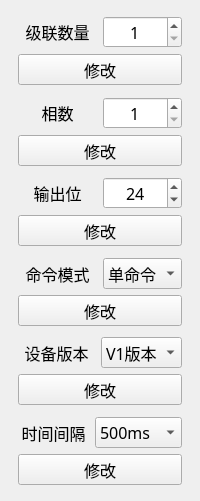
<?xml version="1.0" encoding="UTF-8"?>
<ui version="4.0">
 <class>SettingToolWid</class>
 <widget class="QWidget" name="SettingToolWid">
  <property name="geometry">
   <rect>
    <x>0</x>
    <y>0</y>
    <width>200</width>
    <height>501</height>
   </rect>
  </property>
  <property name="minimumSize">
   <size>
    <width>0</width>
    <height>31</height>
   </size>
  </property>
  <property name="maximumSize">
   <size>
    <width>200</width>
    <height>501</height>
   </size>
  </property>
  <property name="font">
   <font>
    <family>微软雅黑</family>
    <pointsize>12</pointsize>
   </font>
  </property>
  <property name="windowTitle">
   <string>Form</string>
  </property>
  <layout class="QVBoxLayout" name="verticalLayout">
   <property name="leftMargin">
    <number>18</number>
   </property>
   <property name="rightMargin">
    <number>18</number>
   </property>
   <item>
    <spacer name="verticalSpacer">
     <property name="orientation">
      <enum>Qt::Vertical</enum>
     </property>
     <property name="sizeHint" stdset="0">
      <size>
       <width>20</width>
       <height>40</height>
      </size>
     </property>
    </spacer>
   </item>
   <item>
    <layout class="QHBoxLayout" name="horizontalLayout">
     <item>
      <widget class="QLabel" name="label">
       <property name="text">
        <string>级联数量</string>
       </property>
       <property name="alignment">
        <set>Qt::AlignCenter</set>
       </property>
      </widget>
     </item>
     <item>
      <widget class="QSpinBox" name="spinBox">
       <property name="alignment">
        <set>Qt::AlignCenter</set>
       </property>
       <property name="minimum">
        <number>1</number>
       </property>
       <property name="maximum">
        <number>33</number>
       </property>
      </widget>
     </item>
    </layout>
   </item>
   <item>
    <widget class="QPushButton" name="devNumBtn">
     <property name="minimumSize">
      <size>
       <width>0</width>
       <height>31</height>
      </size>
     </property>
     <property name="text">
      <string>修改</string>
     </property>
    </widget>
   </item>
   <item>
    <spacer name="verticalSpacer_2">
     <property name="orientation">
      <enum>Qt::Vertical</enum>
     </property>
     <property name="sizeHint" stdset="0">
      <size>
       <width>20</width>
       <height>40</height>
      </size>
     </property>
    </spacer>
   </item>
   <item>
    <layout class="QHBoxLayout" name="horizontalLayout_2">
     <item>
      <widget class="QLabel" name="label_3">
       <property name="text">
        <string>相数</string>
       </property>
       <property name="alignment">
        <set>Qt::AlignCenter</set>
       </property>
      </widget>
     </item>
     <item>
      <widget class="QSpinBox" name="lineSpinBox">
       <property name="alignment">
        <set>Qt::AlignCenter</set>
       </property>
       <property name="minimum">
        <number>1</number>
       </property>
       <property name="maximum">
        <number>3</number>
       </property>
      </widget>
     </item>
    </layout>
   </item>
   <item>
    <widget class="QPushButton" name="lineBtn">
     <property name="minimumSize">
      <size>
       <width>0</width>
       <height>31</height>
      </size>
     </property>
     <property name="text">
      <string>修改</string>
     </property>
    </widget>
   </item>
   <item>
    <spacer name="verticalSpacer_3">
     <property name="orientation">
      <enum>Qt::Vertical</enum>
     </property>
     <property name="sizeHint" stdset="0">
      <size>
       <width>20</width>
       <height>40</height>
      </size>
     </property>
    </spacer>
   </item>
   <item>
    <layout class="QHBoxLayout" name="horizontalLayout_3">
     <item>
      <widget class="QLabel" name="label_2">
       <property name="text">
        <string>输出位</string>
       </property>
       <property name="alignment">
        <set>Qt::AlignCenter</set>
       </property>
      </widget>
     </item>
     <item>
      <widget class="QSpinBox" name="outputSpinBox">
       <property name="alignment">
        <set>Qt::AlignCenter</set>
       </property>
       <property name="minimum">
        <number>1</number>
       </property>
       <property name="maximum">
        <number>33</number>
       </property>
       <property name="value">
        <number>24</number>
       </property>
      </widget>
     </item>
    </layout>
   </item>
   <item>
    <widget class="QPushButton" name="outputNumBtn">
     <property name="minimumSize">
      <size>
       <width>0</width>
       <height>31</height>
      </size>
     </property>
     <property name="text">
      <string>修改</string>
     </property>
    </widget>
   </item>
   <item>
    <spacer name="verticalSpacer_4">
     <property name="orientation">
      <enum>Qt::Vertical</enum>
     </property>
     <property name="sizeHint" stdset="0">
      <size>
       <width>20</width>
       <height>40</height>
      </size>
     </property>
    </spacer>
   </item>
   <item>
    <layout class="QHBoxLayout" name="horizontalLayout_4">
     <item>
      <widget class="QLabel" name="label_5">
       <property name="text">
        <string>命令模式</string>
       </property>
       <property name="alignment">
        <set>Qt::AlignCenter</set>
       </property>
      </widget>
     </item>
     <item>
      <widget class="QComboBox" name="cmdBox">
       <item>
        <property name="text">
         <string>单命令</string>
        </property>
       </item>
       <item>
        <property name="text">
         <string>双命令</string>
        </property>
       </item>
      </widget>
     </item>
    </layout>
   </item>
   <item>
    <widget class="QPushButton" name="cmdBtn">
     <property name="minimumSize">
      <size>
       <width>0</width>
       <height>31</height>
      </size>
     </property>
     <property name="text">
      <string>修改</string>
     </property>
    </widget>
   </item>
   <item>
    <spacer name="verticalSpacer_5">
     <property name="orientation">
      <enum>Qt::Vertical</enum>
     </property>
     <property name="sizeHint" stdset="0">
      <size>
       <width>20</width>
       <height>40</height>
      </size>
     </property>
    </spacer>
   </item>
   <item>
    <layout class="QHBoxLayout" name="horizontalLayout_5">
     <item>
      <widget class="QLabel" name="vLabel">
       <property name="text">
        <string>设备版本</string>
       </property>
       <property name="alignment">
        <set>Qt::AlignCenter</set>
       </property>
      </widget>
     </item>
     <item>
      <widget class="QComboBox" name="vBox">
       <item>
        <property name="text">
         <string>V1版本</string>
        </property>
       </item>
       <item>
        <property name="text">
         <string>V3版本</string>
        </property>
       </item>
      </widget>
     </item>
    </layout>
   </item>
   <item>
    <widget class="QPushButton" name="vBtn">
     <property name="minimumSize">
      <size>
       <width>0</width>
       <height>31</height>
      </size>
     </property>
     <property name="text">
      <string>修改</string>
     </property>
    </widget>
   </item>
   <item>
    <spacer name="verticalSpacer_6">
     <property name="orientation">
      <enum>Qt::Vertical</enum>
     </property>
     <property name="sizeHint" stdset="0">
      <size>
       <width>20</width>
       <height>40</height>
      </size>
     </property>
    </spacer>
   </item>
   <item>
    <layout class="QHBoxLayout" name="horizontalLayout_6">
     <item>
      <widget class="QLabel" name="label_6">
       <property name="text">
        <string>时间间隔</string>
       </property>
       <property name="alignment">
        <set>Qt::AlignCenter</set>
       </property>
      </widget>
     </item>
     <item>
      <widget class="QComboBox" name="timeBox">
       <item>
        <property name="text">
         <string>500ms</string>
        </property>
       </item>
       <item>
        <property name="text">
         <string>1000ms</string>
        </property>
       </item>
       <item>
        <property name="text">
         <string>1500ms</string>
        </property>
       </item>
      </widget>
     </item>
    </layout>
   </item>
   <item>
    <widget class="QPushButton" name="timeBtn">
     <property name="minimumSize">
      <size>
       <width>0</width>
       <height>31</height>
      </size>
     </property>
     <property name="text">
      <string>修改</string>
     </property>
    </widget>
   </item>
   <item>
    <spacer name="verticalSpacer_7">
     <property name="orientation">
      <enum>Qt::Vertical</enum>
     </property>
     <property name="sizeHint" stdset="0">
      <size>
       <width>20</width>
       <height>40</height>
      </size>
     </property>
    </spacer>
   </item>
  </layout>
 </widget>
 <resources/>
 <connections/>
</ui>
